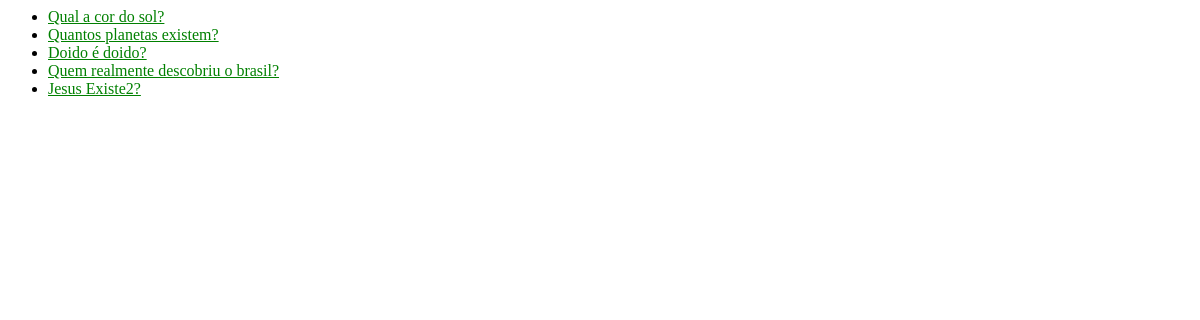
/polls/, run on an earlier commit of the app's database.
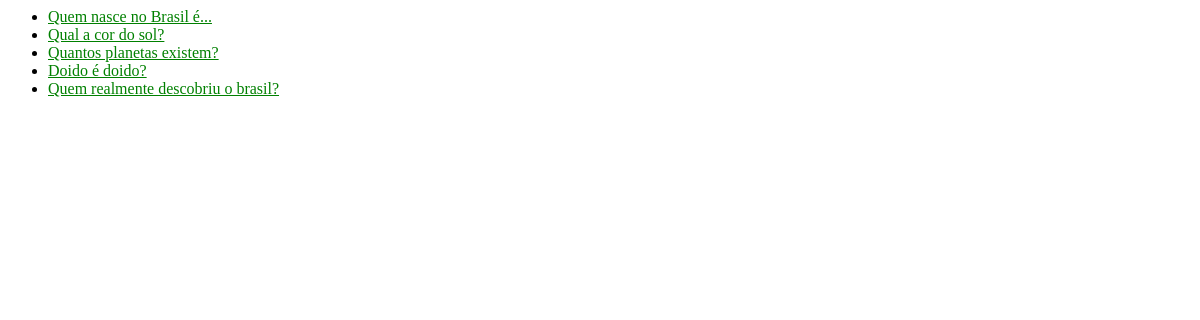
And on a later commit of the database.
### polls/models.py (models this page shows, shortened)
class Question(models.Model):
    question_text = models.CharField(max_length=200)
    pub_date = models.DateTimeField('Data de publicação')
    def was_published_recently(self):
        now = timezone.now()
        return timezone.now() - datetime.timedelta(days=1) <= self.pub_date <= now
    was_published_recently.admin_order_field = 'pub_date'
    was_published_recently.boolean = True
    was_published_recently.short_description = 'Publicado recentemente?'

### polls/views.py (the view)
# urls.py: path('', views.IndexView.as_view(), name='index'),
class IndexView(generic.ListView):
    template_name = 'polls/index.html'
    context_object_name = 'latest_question_list'
    def get_queryset(self):
        return Question.objects.filter(
            pub_date__lte=timezone.now()
        ).order_by('-pub_date')[:5]

### polls/templates/polls/index.html
{% if latest_question_list %}
    <ul>
    {% for question in latest_question_list %}
        <li>
            <a href="{% url 'polls:detail' question.id %}">
                {{ question.question_text }}
            </a>
        </li>
    {% endfor %}
    </ul>
{% else %}
    No polls are avaible.
{% endif %}
{% load static %}
 <link rel="stylesheet" href="{% static 'polls/style.css' %}">

### polls/static/polls/style.css (style rules this page uses)
li a { color: green; }

What changed in the data, as far as the page shows it:
no longer on this page (row unchanged): Question: question_text "Jesus Existe2?"
added Question: question_text "Quem nasce no Brasil é..."
